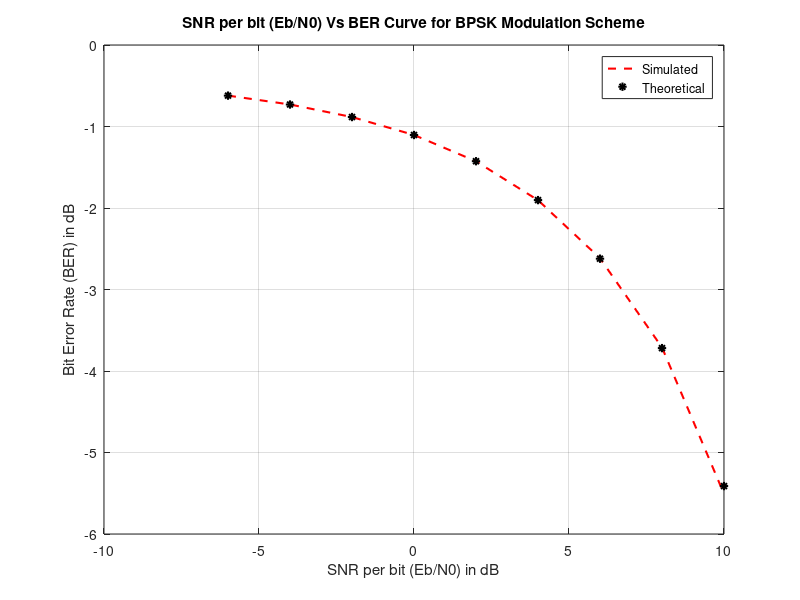

This chart was generated by the following MATLAB code:
% Demonstration of Eb/N0 Vs BER for BPSK modulation scheme
%chathurangab@sltc.ac.lk
clear;
clc;
%---------Input Fields------------------------
N=10000000; %Number of input bits
EbN0dB = -6:2:10; % Eb/N0 range in dB for simulation
%---------------------------------------------
data=randn(1,N)>=0; %Generating a uniformly distributed random 1s and 0s
bpskModulated = 2*data-1; %Mapping 0->-1 and 1->1
M=2; %Number of Constellation points M=2^k for BPSK k=1
Rm=log2(M); %Rm=log2(M) for BPSK M=2
Rc=1; %Rc = code rate for a coded system. Since no coding is used Rc=1
BER=zeros(1,length(EbN0dB)); %Place holder for BER values for each Eb/N0
index=1;
for k=EbN0dB,
%-------------------------------------------
%Channel Noise for various Eb/N0
%-------------------------------------------
%Adding noise with variance according to the required Eb/N0
EbN0 = 10.^(k/10); %Converting Eb/N0 dB value to linear scale
noiseSigma = sqrt(1./(2*Rm*Rc*EbN0)); %Standard deviation for AWGN Noise
noise = noiseSigma*randn(1,length(bpskModulated));
received = bpskModulated + noise;
%-------------------------------------------
%Threshold Detector
estimatedBits=(received>=0);
%------------------------------------------
%Bit Error rate Calculation
BER(index) = sum(xor(data,estimatedBits))/length(data);
index=index+1;
end
%Plot commands follows
plotHandle=plot(EbN0dB,log10(BER),'r--');
set(plotHandle,'LineWidth',1.5);
title('SNR per bit (Eb/N0) Vs BER Curve for BPSK Modulation Scheme');
xlabel('SNR per bit (Eb/N0) in dB');
ylabel('Bit Error Rate (BER) in dB');
grid on;
hold on;
theoreticalBER = 0.5*erfc(sqrt(10.^(EbN0dB/10)));
plotHandle=plot(EbN0dB,log10(theoreticalBER),'k*');
set(plotHandle,'LineWidth',1.5);
legend('Simulated','Theoretical');
grid on;